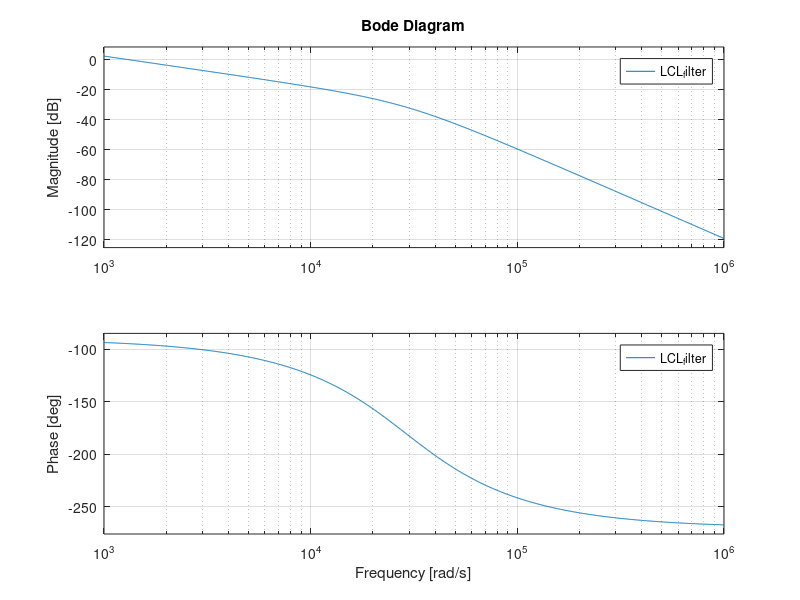

Write MATLAB code to recreate this figure.

clear
clc

L1=600e-06;
C=10e-06;
L2=150e-06;
R=2;

num=[1];
den0=[L1*L2*C 0 (L1+L2) 0];
den=[L1*L2*C (L1*L2)/R (L1+L2) 0];
LCL_filter = tf(num,den);
LCL_filter0 = tf(num,den0);

LCL_filter_z = c2d(LCL_filter,0.02/500,'zoh');
LCL_filter_z0 = c2d(LCL_filter0,0.02/500,'zoh');
s=feedback(LCL_filter,1,-1);
%bode(LCL_filter0);
hold on
bode(LCL_filter);
%figure (2)
% bode(LCL_filter);
% figure (3)
%rlocus(LCL_filter);
